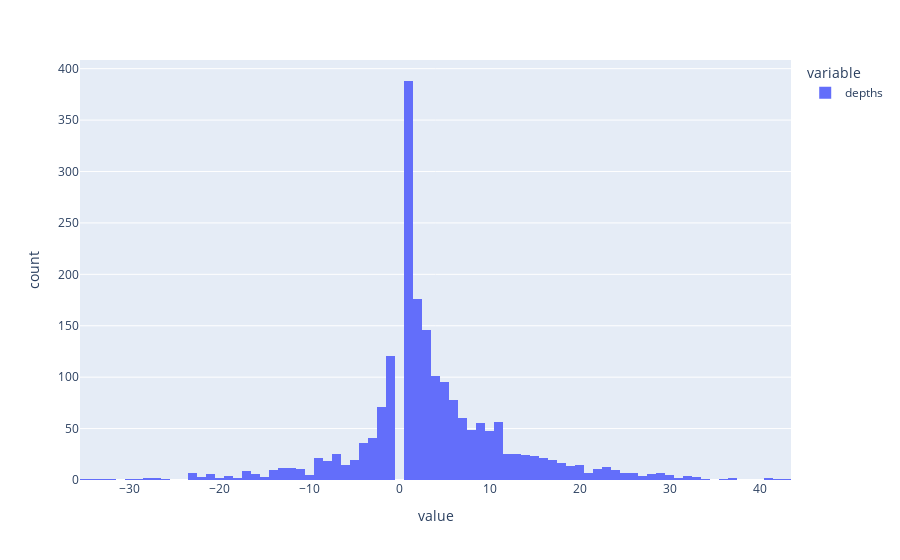

Notebook cell for this chart:
### Markdown cell above
Ok so it really looks like a line, and simple linear regression gets a 0,99 R2 which is prettt high

### Code cell
fig = px.histogram(df.depths.diff())
fig.show()

### Figure 1 — Plotly figure (JSON) as saved in the notebook; plotly's stock layout.template omitted (floating-point values rounded to 4 significant figures; data arrays with more than 128 entries replaced by an {"elided": "..."} marker saying what was removed)
{"data": [{"alignmentgroup": "True", "bingroup": "x", "hovertemplate": "variable=depths<br>value=%{x}<br>count=%{y}<extra></extra>", "legendgroup": "depths", "marker": {"color": "#636efa", "pattern": {"shape": ""}}, "name": "depths", "offsetgroup": "depths", "orientation": "v", "showlegend": true, "type": "histogram", "x": {"elided": "2000 int values"}, "xaxis": "x", "yaxis": "y"}], "layout": {"autosize": true, "barmode": "relative", "legend": {"title": {"text": "variable"}, "tracegroupgap": 0}, "margin": {"t": 60}, "xaxis": {"anchor": "y", "autorange": true, "domain": [0, 1], "range": [-35.5, 43.5], "title": {"text": "value"}, "type": "linear"}, "yaxis": {"anchor": "x", "autorange": true, "domain": [0, 1], "range": [0, 408.4], "title": {"text": "count"}}}}
